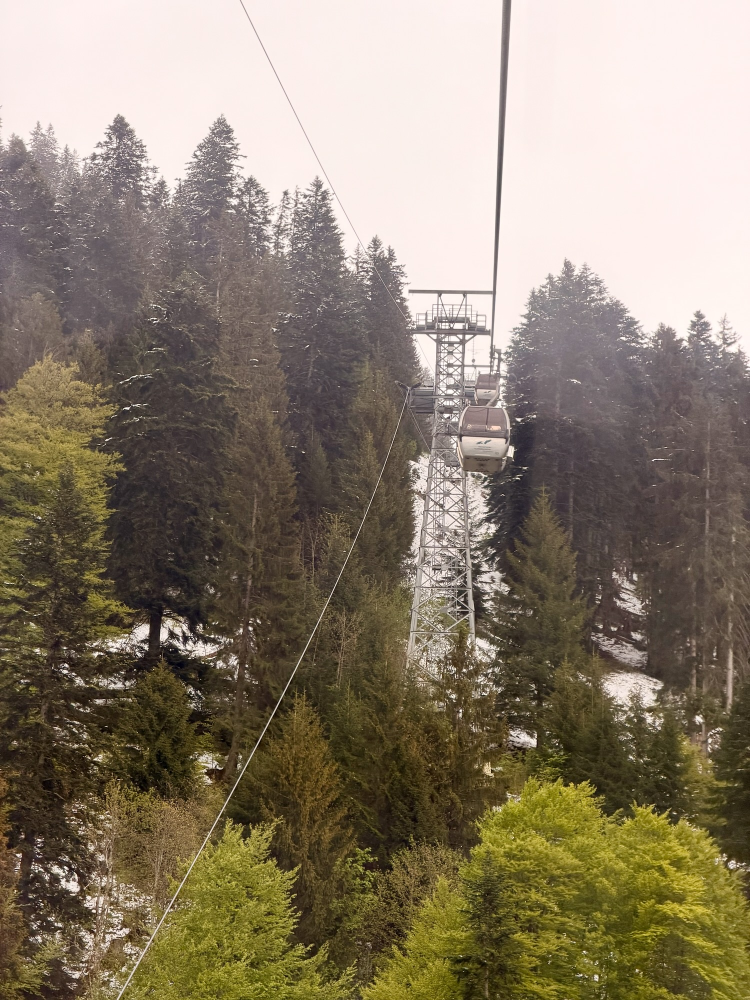
#> input picture assets/gallery/allgaeu/img-3072.jpg, 1500 x 2000 px (shown at 1/2 size)
$ python -i book-cover.py   (imports and definitions only)
#> lines starting #> are read from the running program, lines starting #| are printed output that depends on the picture; after the words box and inside, x2 and y2 are one past the last pixel; in counts of white or black regions, pixels touching at a corner belong together
#!/usr/bin/env python3
"""Puts a publisher's book cover on the paper-coloured canvas used for book reviews.

    scripts/book-cover.py [--trim] <cover.jpg> content/blog/<post>/cover.jpg

2000 x 1000 px, paper tone, the cover centred, 670 px high, with a soft shadow.
These are the measurements of the first review covers (C in a Nutshell, Der
große Gartenplaner, ...). The source is credited in the post with
"coverCredit" ("Cover: dpunkt.verlag"), see README, "Buchcover für Rezensionen".

--trim is for images that come with a background of their own (a packshot on
black, a cover with a white margin and a baked-in shadow): the background
that touches the edges is cut away, so only the book stands on the paper.
Do not use it for covers that are white themselves.

Needs Pillow (pip install pillow).
"""
import sys
from PIL import Image, ImageChops, ImageDraw, ImageFilter, ImageOps

PAPER = (243, 239, 230)
SIZE = (2000, 1000)
COVER_HEIGHT = 670
TOP = 179            # top edge of the cover, a little below the middle for the shadow
SHADOW_OFFSET = 7
SHADOW_BLUR = 7
SHADOW_OPACITY = 0.45
TRIM_THRESHOLD = 28


def trim(img):
    """Cuts away the uniform background around the book; returns the picture and its mask."""
    marker = (255, 0, 255)
    marked = img.copy()
    for corner in ((0, 0), (img.width - 1, 0), (0, img.height - 1), (img.width - 1, img.height - 1)):
        ImageDraw.floodfill(marked, corner, marker, thresh=TRIM_THRESHOLD)
    r, g, b = marked.split()
    background = ImageChops.multiply(
        ImageChops.multiply(r.point(lambda v: 255 if v == 255 else 0), g.point(lambda v: 255 if v == 0 else 0)),
        b.point(lambda v: 255 if v == 255 else 0),
    )
    mask = ImageOps.invert(background)
    box = mask.getbbox()
    return img.crop(box), mask.crop(box)


def main(src, dest, do_trim=False):
#> called with src = '../assets/gallery/allgaeu/img-3072.jpg', dest = 'out.png', do_trim = False
    cover = ImageOps.exif_transpose(Image.open(src).convert("RGB"))
#> cover is the input picture: PIL image 1500x2000 RGB; mean R, G, B 138.1, 126.4, 107.7
    mask = Image.new("L", cover.size, 255)
#> mask: PIL image 1500x2000 L; every value is 255
    if do_trim:
        cover, mask = trim(cover)
    width = round(cover.width * COVER_HEIGHT / cover.height)
#> width = 502
    cover = cover.resize((width, COVER_HEIGHT), Image.LANCZOS)
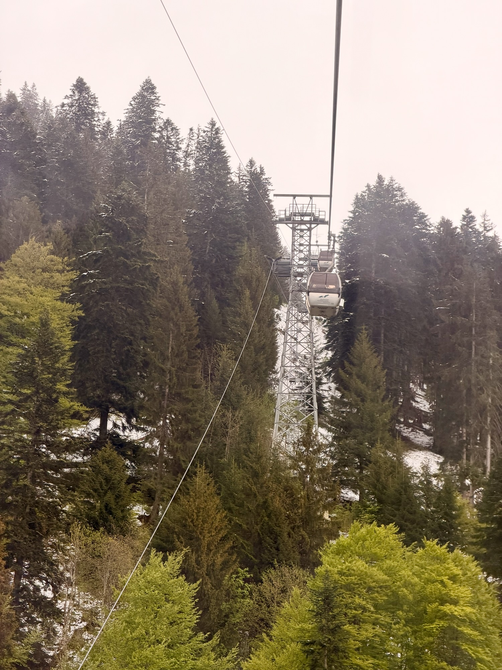
#> cover: PIL image 502x670 RGB; mean R, G, B 138, 126.4, 107.8
    mask = mask.resize((width, COVER_HEIGHT), Image.LANCZOS)
#> mask: PIL image 502x670 L; every value is 255
    x = (SIZE[0] - width) // 2
#> x = 749

    canvas = Image.new("RGB", SIZE, PAPER)
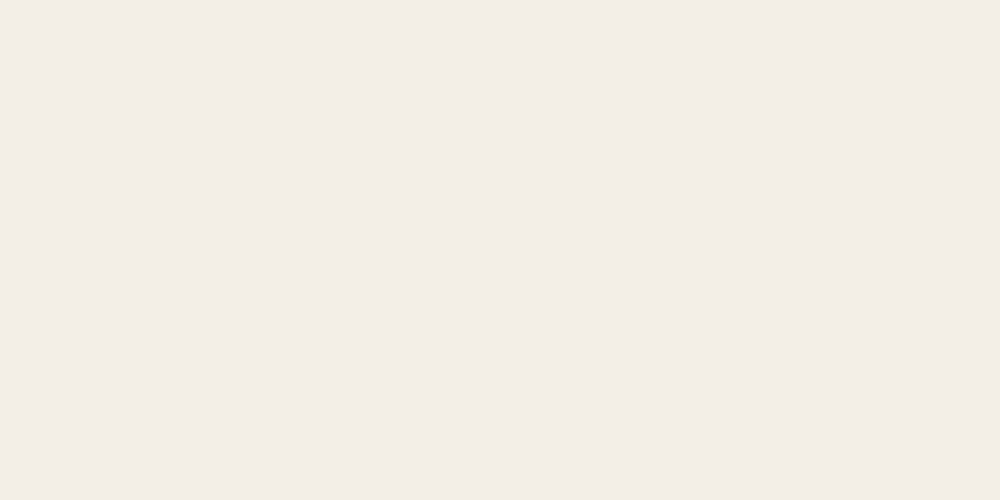
#> canvas: PIL image 2000x1000 RGB (shown at 1/2 size); mean R, G, B 243, 239, 230
    shadow = Image.new("L", SIZE, 0)
#> shadow: PIL image 2000x1000 L; every value is 0
    shadow.paste(mask, (x, TOP + SHADOW_OFFSET))
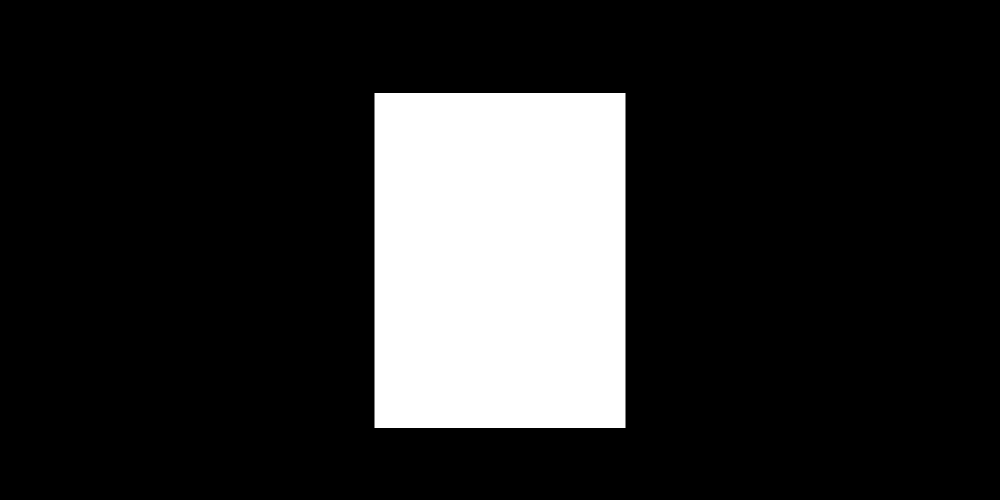
#> shadow: PIL image 2000x1000 L (shown at 1/2 size); 16.8% white; 1 white region, box (x1, y1, x2, y2) and area: (749, 186, 1251, 856) 336340
    shadow = shadow.filter(ImageFilter.GaussianBlur(SHADOW_BLUR)).point(lambda v: int(v * SHADOW_OPACITY))
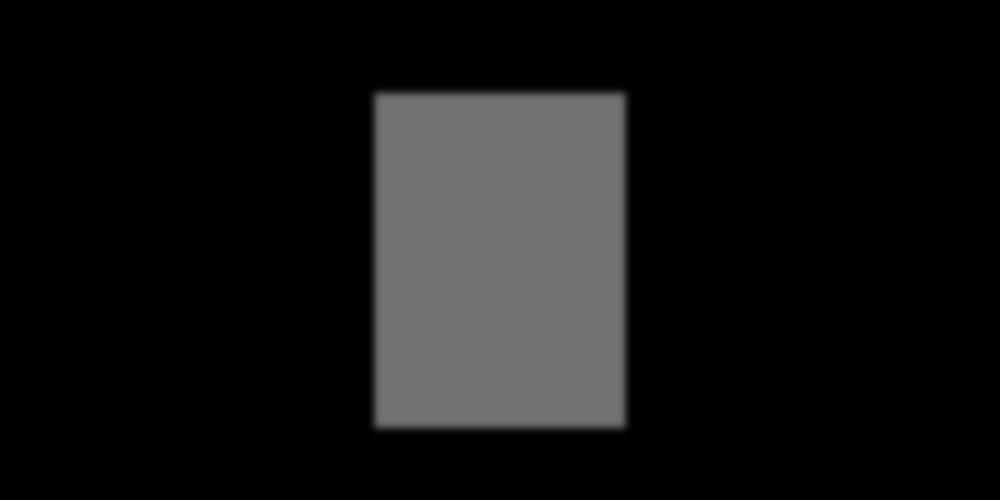
#> shadow: PIL image 2000x1000 L (shown at 1/2 size); min 0, max 114, mean 19.2
    canvas.paste(Image.new("RGB", SIZE, (40, 36, 30)), (0, 0), shadow)
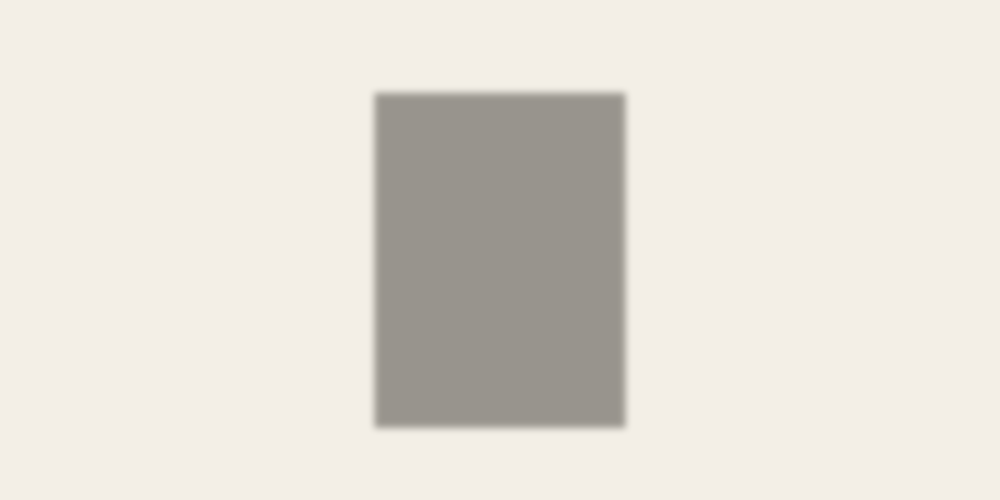
#> canvas: PIL image 2000x1000 RGB (shown at 1/2 size); mean R, G, B 227.7, 223.7, 215
    canvas.paste(cover, (x, TOP), mask)
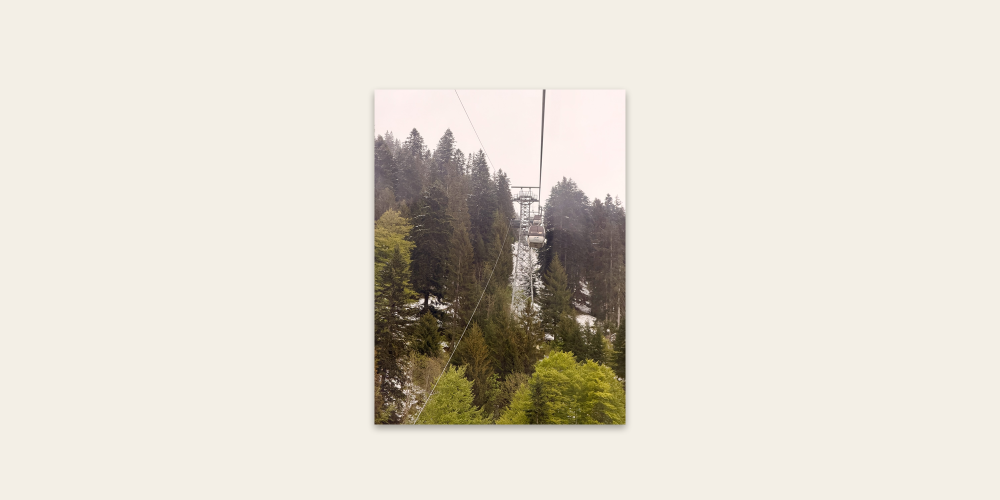
#> canvas: PIL image 2000x1000 RGB (shown at 1/2 size); mean R, G, B 225, 219.7, 209.1
    canvas.save(dest, quality=92)


# [5 lines not run here, left out]

>>> result = main('../assets/gallery/allgaeu/img-3072.jpg', 'out.png')

$ run again, on assets/gallery/allgaeu/img-3945.jpg
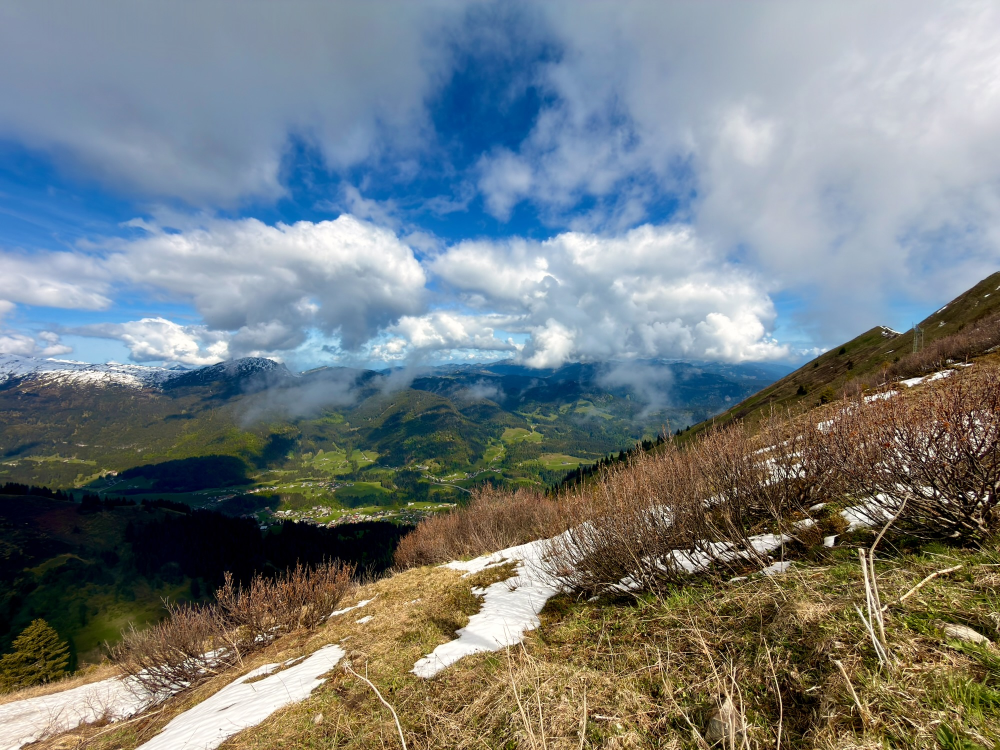
#> input picture assets/gallery/allgaeu/img-3945.jpg, 2000 x 1500 px (shown at 1/2 size)
#> in main, cover is the input picture: PIL image 2000x1500 RGB; mean R, G, B 117.1, 125.2, 127.3
#> cover: PIL image 893x670 RGB
#> in main, `shadow.paste(mask, (x, TOP + SHADOW_OFFSET))`:
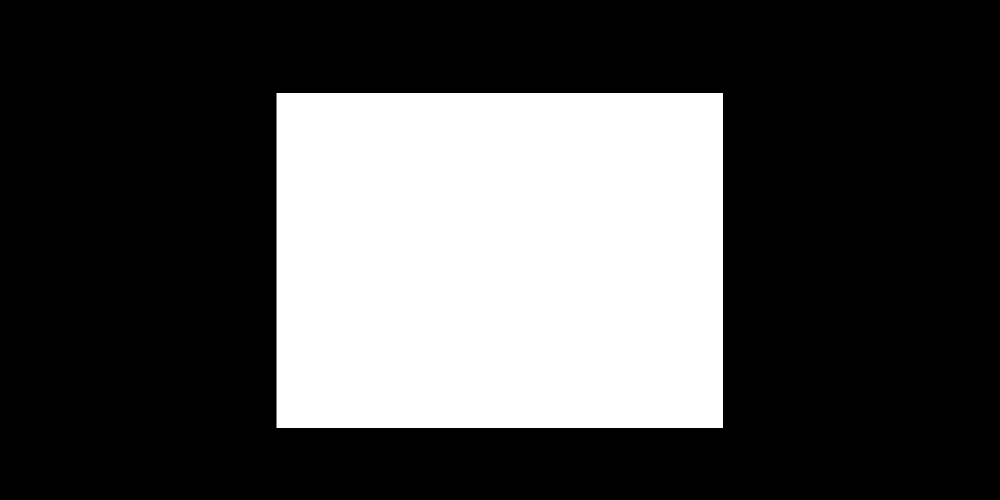
#> shadow: PIL image 2000x1000 L (shown at 1/2 size); 29.9% white; 1 white region, box (x1, y1, x2, y2) and area: (553, 186, 1446, 856) 598310
#> in main, `canvas.paste(cover, (x, TOP), mask)`:
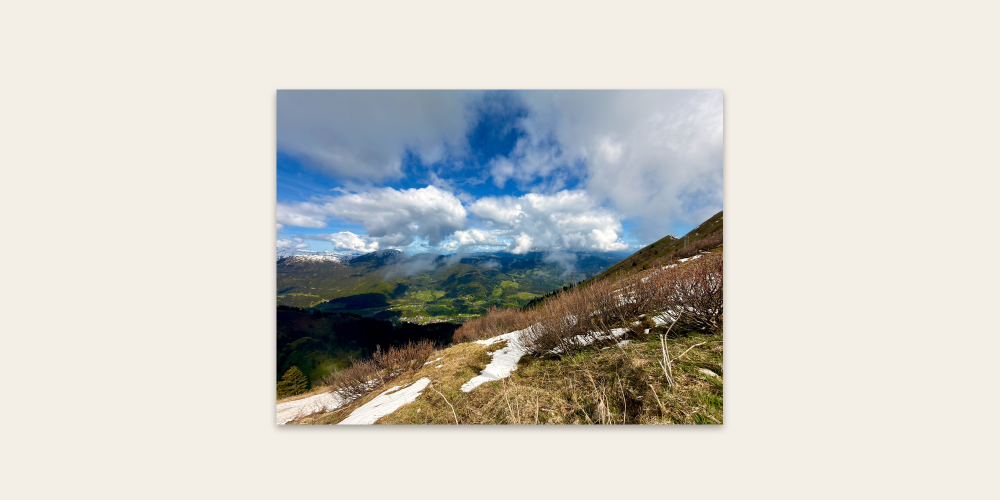
#> canvas: PIL image 2000x1000 RGB (shown at 1/2 size); mean R, G, B 204.8, 204.5, 198.8

$ run again, on assets/gallery/allgaeu/img-4080.jpg
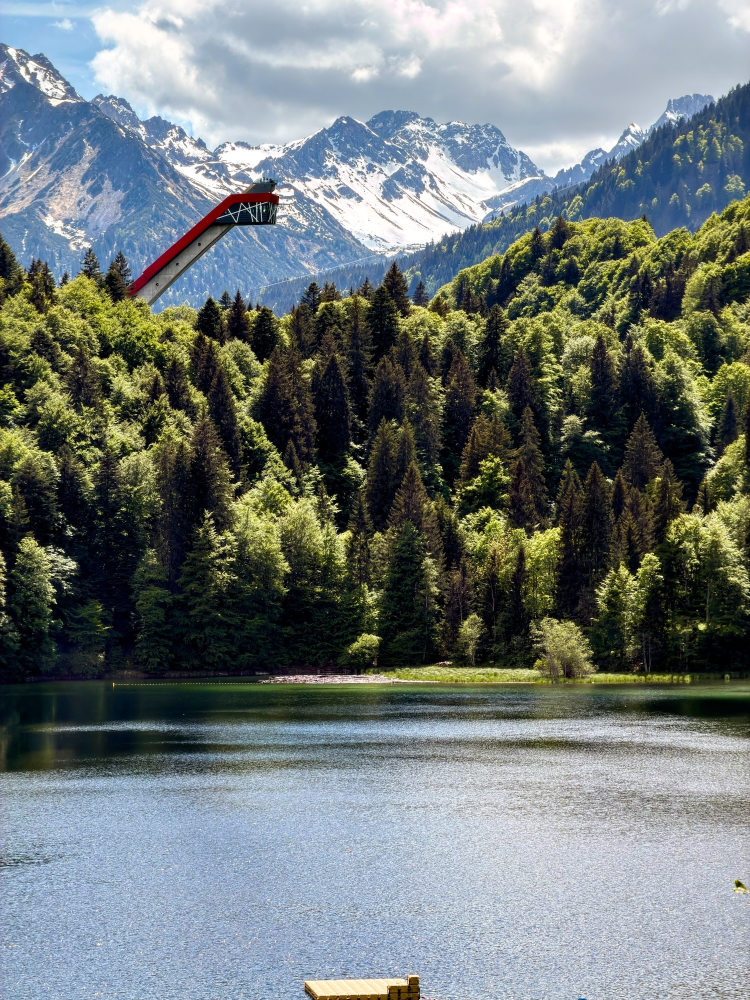
#> input picture assets/gallery/allgaeu/img-4080.jpg, 1500 x 2000 px (shown at 1/2 size)
#> in main, cover is the input picture: PIL image 1500x2000 RGB; mean R, G, B 112.4, 121.1, 120.1
#> in main, `cover = cover.resize((width, COVER_HEIGHT), Image.LANCZOS)`:
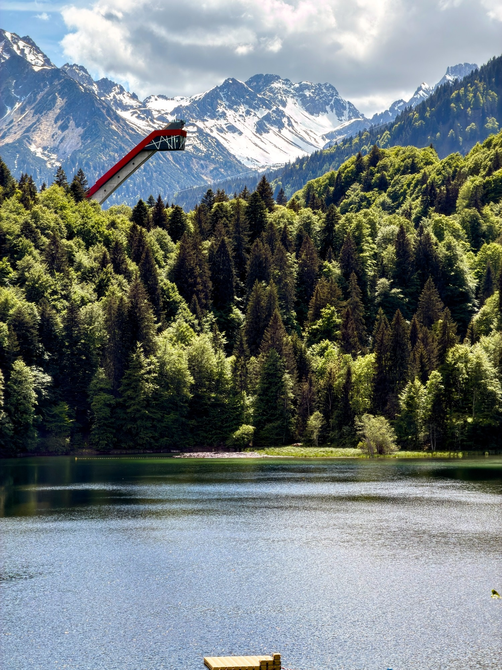
#> cover: PIL image 502x670 RGB; mean R, G, B 112.4, 121.1, 120.1
#> in main, `canvas.paste(cover, (x, TOP), mask)`:
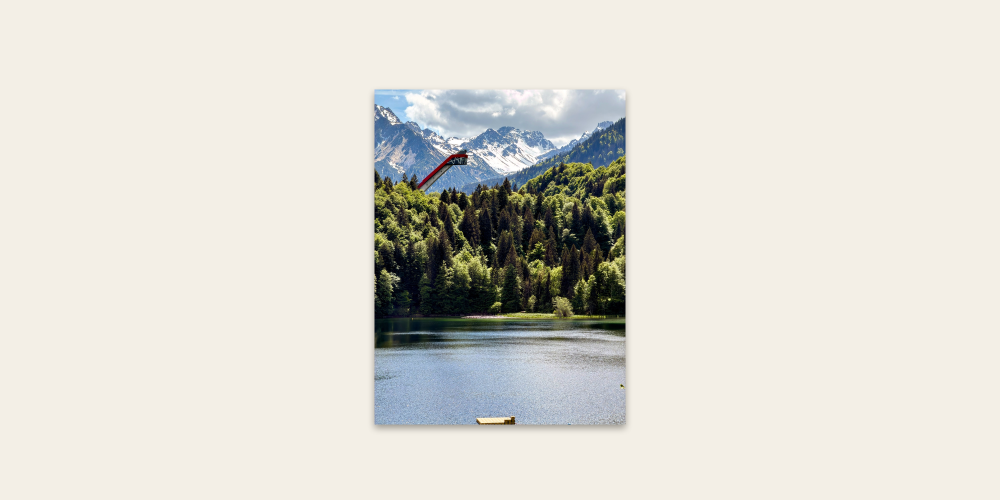
#> canvas: PIL image 2000x1000 RGB (shown at 1/2 size); mean R, G, B 220.7, 218.8, 211.2

$ run again, on assets/gallery/allgaeu/img-4892.jpg
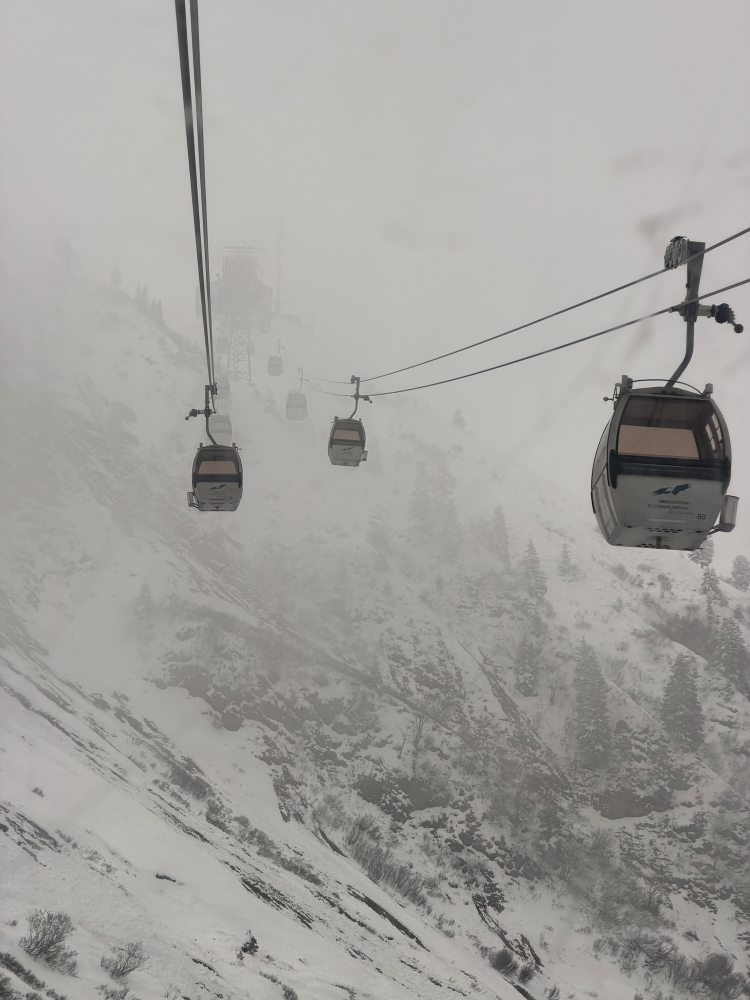
#> input picture assets/gallery/allgaeu/img-4892.jpg, 1500 x 2000 px (shown at 1/2 size)
#> in main, cover is the input picture: PIL image 1500x2000 RGB; mean R, G, B 162.8, 161.4, 157.8
#> in main, `cover = cover.resize((width, COVER_HEIGHT), Image.LANCZOS)`:
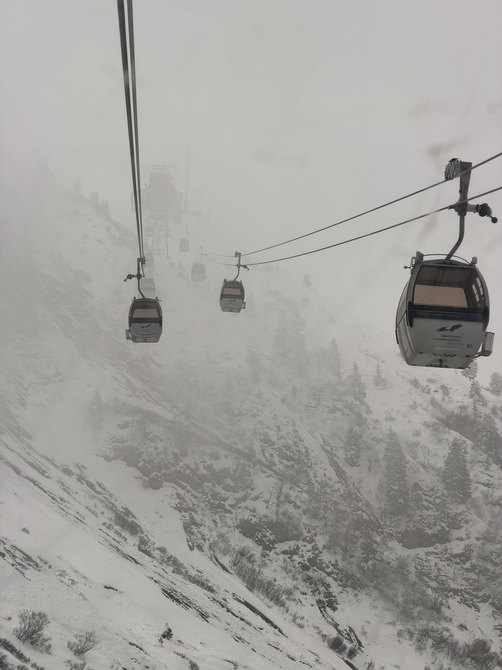
#> cover: PIL image 502x670 RGB; mean R, G, B 162.8, 161.4, 157.8
#> in main, `canvas.paste(cover, (x, TOP), mask)`:
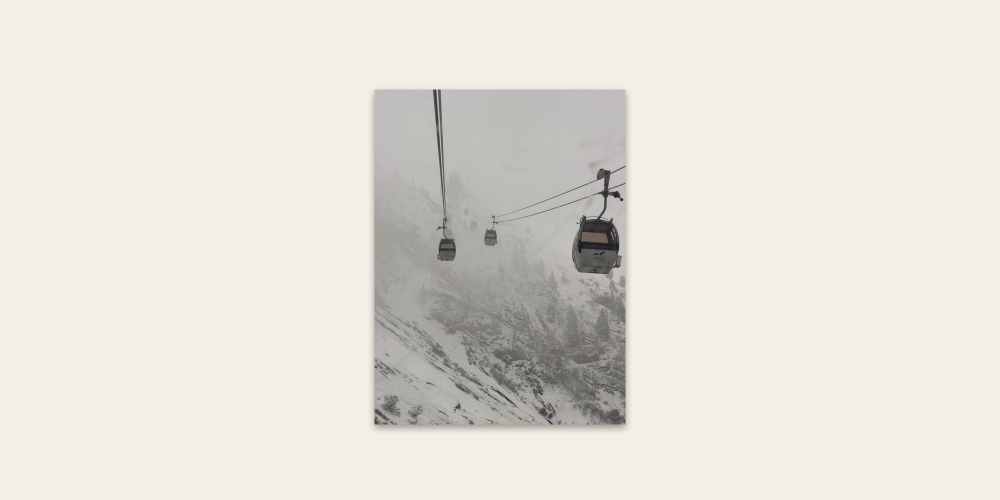
#> canvas: PIL image 2000x1000 RGB (shown at 1/2 size); mean R, G, B 229.2, 225.6, 217.5
